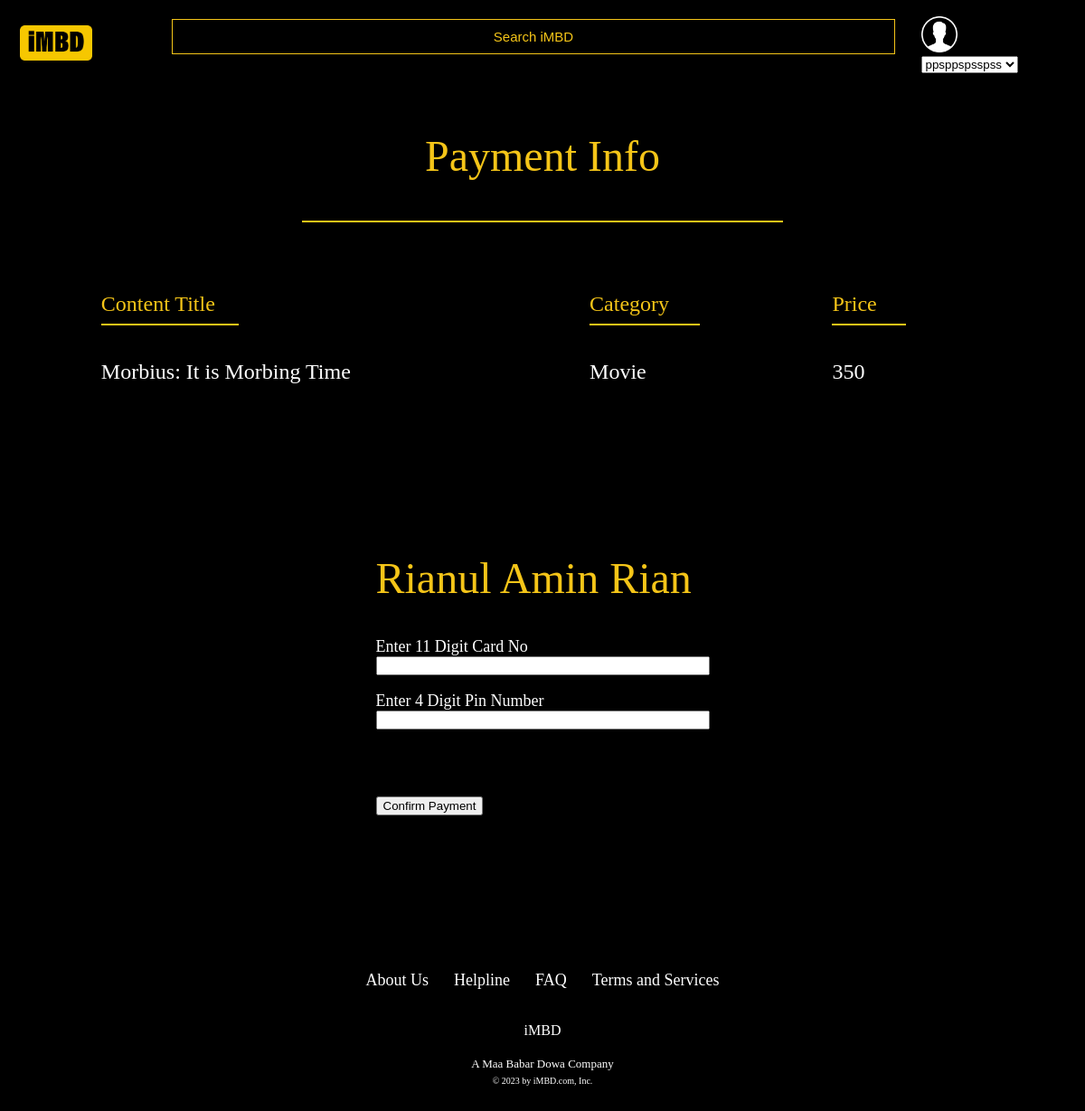
Page /Views/payment-info.php?cid=4 (signed in) on the committed database.
### tables this page shows
CREATE TABLE `userinfo` (
  `UserID` int(11) NOT NULL,
  `Fullname` varchar(40) NOT NULL,
  `Username` varchar(40) NOT NULL,
  `Phone` varchar(15) NOT NULL,
  `Email` varchar(40) NOT NULL,
  `Password` varchar(40) NOT NULL,
  `ProfilePicture` varchar(2000) NOT NULL,
  `Role` varchar(20) NOT NULL,
  `Status` varchar(10) NOT NULL
);

CREATE TABLE `contentinfo` (
  `ContentID` int(11) NOT NULL,
  `UserID` int(255) NOT NULL,
  `ContentTitle` varchar(40) NOT NULL,
  `ContentDescription` varchar(2000) NOT NULL,
  `Director` varchar(40) NOT NULL,
  `Cast` varchar(40) NOT NULL,
  `Category` varchar(40) NOT NULL,
  `ReleaseDate` varchar(40) NOT NULL,
  `Poster` varchar(100) NOT NULL,
  `Trailer` varchar(500) NOT NULL,
  `Price` double NOT NULL,
  `DownloadLink` varchar(500) NOT NULL,
  `Status` varchar(40) NOT NULL
);

### Models/user-info-model.php (called while the page is built, shortened)
<?php
    function userInfo($id){
        $con=dbConnection();
        $sql="select* from UserInfo where UserID='$id'";
        $result=mysqli_query($con,$sql);
        $row=mysqli_fetch_assoc($result);
        return $row;
    }
?>

### Models/content-info-model.php (called while the page is built, shortened)
<?php
 require_once('user-info-model.php');
function getContentDetails($cid){
    $con = dbConnection();
    $sql = "SELECT * FROM contentinfo WHERE ContentID = '$cid'";
    $result = mysqli_query($con, $sql);
    return $result;
}
?>

### Views/payment-info.php (the view, shortened to what this page needs)
<?php
    require_once('../Models/user-info-model.php');
    require_once('../Models/content-info-model.php');
    $id=$_COOKIE['id'];
    $row=UserInfo($id);
    $cid = $_GET['cid'];
    $result = getContentDetails($cid);
    if ($result) {
        $crow = mysqli_fetch_assoc($result);
        $title = $crow['ContentTitle'];
        $price= $crow['Price'];
        $category=$crow['Category'];
    }
?>
<!DOCTYPE html>
<html lang="en">
<head>
    <link rel="stylesheet" href="../style.css">
</head>
<body bgcolor="black">
    <table width="100%" border="0" cellspacing="0" cellpadding="10">
        <tr height="60px">
            <td>
                &nbsp;<a href="../index.php"><img src="../Uploads/logo.png" width="80px"></a>
            </td>
            <td></td>
            <td></td>
            <td>
                <a href="search-content.php"><button class="btn search">Search iMBD</button></a>
            </td>
            <td>
                <img src="../<?php echo $row['ProfilePicture']; ?>" width="40px">&nbsp;&nbsp;&nbsp;
                <select name="profile" onchange="location = this.value;">
                    <option disabled selected hidden><?php echo $row['Username']; ?></option>
                </select>
            </td>
            <td></td>
        </tr>
    </table><br><br><br>
    <center>
    <font color="F5C518" face="times new roman" size="12">Payment Info</font><br><br><br>
    <hr color="F5C518" width="530px"><br><br><br>
    <table width="85%" bgcolor="black" border="0" cellspacing="0" cellpadding="15">
        <tr>
            <td>
                <font color="F5C518" face="times new roman" size="5">Content Title</font>
                <hr color="F5C518" width="150px" align="left">
            </td>
            <td>
                <font color="F5C518" face="times new roman" size="5">Category</font>
                <hr color="F5C518" width="120px" align="left">
            </td>
            <td>
                <font color="F5C518" face="times new roman" size="5">Price</font>
                <hr color="F5C518" width="80px" align="left">
            </td>
        </tr>
        <tr>
            <td>
                <font color="white" face="times new roman" size="5"><?php echo $title; ?></font>
            </td>
            <td>
                <font color="white" face="times new roman" size="5"><?php echo $category; ?></font>
            </td>
            <td>
                <font color="white" face="times new roman" size="5"><?php echo $price; ?></font>
            </td>
        </tr>
    </table><br><br><br><br><br><br>
    <br><br><br>
    <table width="30%" bgcolor="black" border="0" cellspacing="0" cellpadding="10">
        <tr>
            <td>
                <font color="F5C518" face="times new roman" size="12"><?php echo $row['Fullname'] ?></font><br><br>
            </td>
        </tr>
        <tr>
            <td>
                <form action="../Controllers/confirm-purchase-controller.php?cid=<?php echo $cid; ?>" method="post">
                <font color="white" face="times new roman" size="4">Enter 11 Digit Card No</font>
                <br>
                <input type="text" name="cardNo" size="43px"><br><br>
                <font color="white" face="times new roman" size="4">Enter 4 Digit Pin Number</font>
                <br>
                <input type="password" name="pinNo" size="43px">
            </td>
        </tr>
        <tr>
            <td>
                <br><br><br>
                <input type="submit" name="submit" value="Confirm Payment">
            </td>
        </tr>
    </table><br><br><br>
    </center>
    <br><br><br><br><br><br>
    <center>
        <a href="about-us.php"><font color="white" face="times new roman" size="4">About Us</font></a>&nbsp;&nbsp;&nbsp;&nbsp;&nbsp;&nbsp;
        <a href="helpline.php"><font color="white" face="times new roman" size="4">Helpline</font></a>&nbsp;&nbsp;&nbsp;&nbsp;&nbsp;&nbsp;
        <a href="faq.php"><font color="white" face="times new roman" size="4">FAQ</font></a>&nbsp;&nbsp;&nbsp;&nbsp;&nbsp;&nbsp;
        <a href="terms-and-services.php"><font color="white" face="times new roman" size="4">Terms and Services</font></a><br><br><br>
        <font color="white" face="times new roman" size="3">iMBD</font><br><br>
        <font color="white" face="times new roman" size="2">A Maa Babar Dowa Company</font><br>
        <font color="white" face="times new roman" size="1">© 2023 by iMBD.com, Inc.</font><br><br>
    </center>
</body>
</html>

### style.css (style rules this page uses)
.btn { border: 1px solid #F5C518; background: none; width: 800px; padding: 10px 20px; text-align: center; display:table-cell; vertical-align:middle; font-size: 15px; cursor: pointer; position: relative; overflow: hidden; }
.search { color: #F5C518; }
.btn::before { content: ""; position: absolute; left: 0; width: 100%; height: 0%; background: #F5C518; z-index: -1; transition: 0.7s; }
.search::before { bottom: 0; border-radius: 50% 50% 0 0; }
a { text-decoration: none; }

### rows in the picture
userinfo: ProfilePicture (placeholder picture), profile "ppsppspsspss", Fullname "Rianul Amin Rian"
contentinfo: ContentTitle "Morbius: It is Morbing Time", Category "Movie", Price "350"
